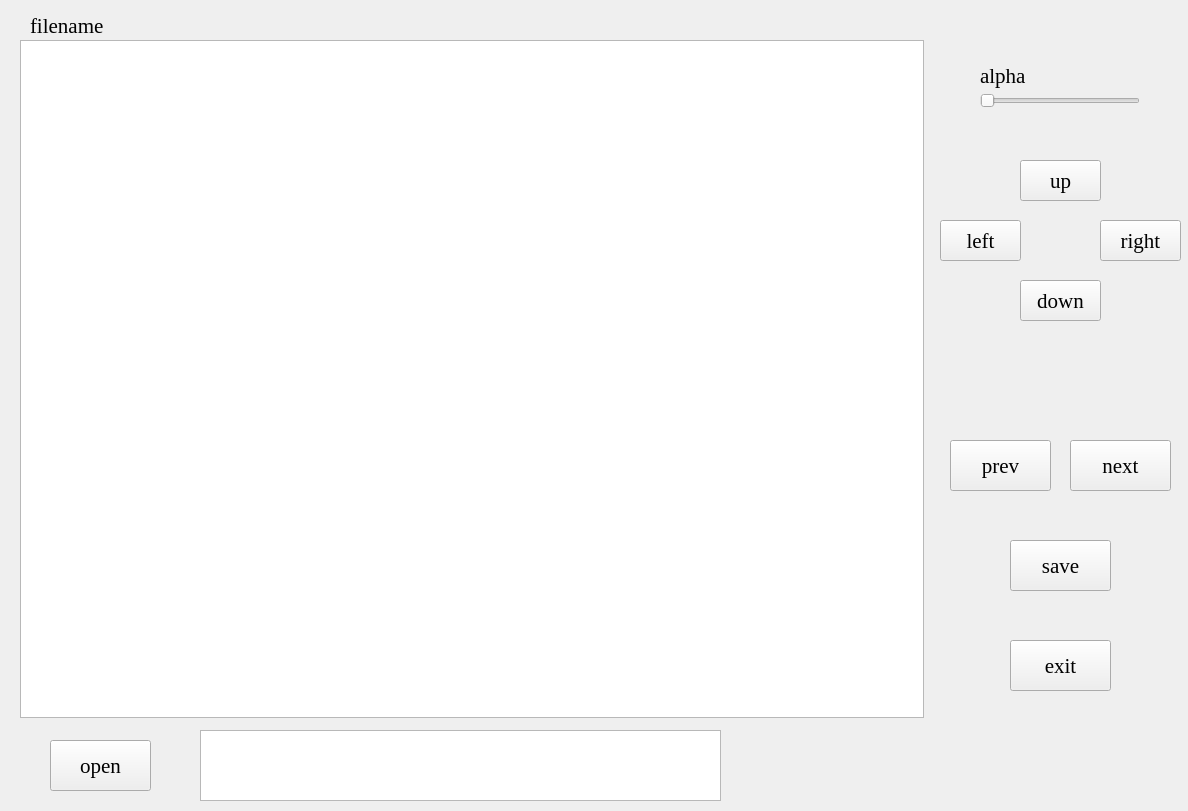
<?xml version="1.0" encoding="UTF-8"?>
<ui version="4.0">
 <class>Form</class>
 <widget class="QWidget" name="Form">
  <property name="geometry">
   <rect>
    <x>0</x>
    <y>0</y>
    <width>1188</width>
    <height>811</height>
   </rect>
  </property>
  <property name="windowTitle">
   <string>Form</string>
  </property>
  <widget class="QGraphicsView" name="graphicsView">
   <property name="geometry">
    <rect>
     <x>20</x>
     <y>40</y>
     <width>904</width>
     <height>678</height>
    </rect>
   </property>
  </widget>
  <widget class="QTextBrowser" name="textBrowser">
   <property name="geometry">
    <rect>
     <x>200</x>
     <y>730</y>
     <width>521</width>
     <height>71</height>
    </rect>
   </property>
  </widget>
  <widget class="QPushButton" name="pushButton">
   <property name="geometry">
    <rect>
     <x>1020</x>
     <y>160</y>
     <width>81</width>
     <height>41</height>
    </rect>
   </property>
   <property name="font">
    <font>
     <family>Times New Roman</family>
     <pointsize>16</pointsize>
    </font>
   </property>
   <property name="text">
    <string>up</string>
   </property>
  </widget>
  <widget class="QPushButton" name="pushButton_2">
   <property name="geometry">
    <rect>
     <x>1020</x>
     <y>280</y>
     <width>81</width>
     <height>41</height>
    </rect>
   </property>
   <property name="font">
    <font>
     <family>Times New Roman</family>
     <pointsize>16</pointsize>
    </font>
   </property>
   <property name="text">
    <string>down</string>
   </property>
  </widget>
  <widget class="QPushButton" name="pushButton_3">
   <property name="geometry">
    <rect>
     <x>940</x>
     <y>220</y>
     <width>81</width>
     <height>41</height>
    </rect>
   </property>
   <property name="font">
    <font>
     <family>Times New Roman</family>
     <pointsize>16</pointsize>
    </font>
   </property>
   <property name="text">
    <string>left</string>
   </property>
  </widget>
  <widget class="QPushButton" name="pushButton_4">
   <property name="geometry">
    <rect>
     <x>1100</x>
     <y>220</y>
     <width>81</width>
     <height>41</height>
    </rect>
   </property>
   <property name="font">
    <font>
     <family>Times New Roman</family>
     <pointsize>16</pointsize>
    </font>
   </property>
   <property name="text">
    <string>right</string>
   </property>
  </widget>
  <widget class="QPushButton" name="pushButton_5">
   <property name="geometry">
    <rect>
     <x>950</x>
     <y>440</y>
     <width>101</width>
     <height>51</height>
    </rect>
   </property>
   <property name="font">
    <font>
     <family>Times New Roman</family>
     <pointsize>16</pointsize>
    </font>
   </property>
   <property name="text">
    <string>prev</string>
   </property>
  </widget>
  <widget class="QPushButton" name="pushButton_6">
   <property name="geometry">
    <rect>
     <x>1070</x>
     <y>440</y>
     <width>101</width>
     <height>51</height>
    </rect>
   </property>
   <property name="font">
    <font>
     <family>Times New Roman</family>
     <pointsize>16</pointsize>
    </font>
   </property>
   <property name="text">
    <string>next</string>
   </property>
  </widget>
  <widget class="QPushButton" name="pushButton_7">
   <property name="geometry">
    <rect>
     <x>1010</x>
     <y>540</y>
     <width>101</width>
     <height>51</height>
    </rect>
   </property>
   <property name="font">
    <font>
     <family>Times New Roman</family>
     <pointsize>16</pointsize>
    </font>
   </property>
   <property name="text">
    <string>save</string>
   </property>
  </widget>
  <widget class="QPushButton" name="pushButton_8">
   <property name="geometry">
    <rect>
     <x>1010</x>
     <y>640</y>
     <width>101</width>
     <height>51</height>
    </rect>
   </property>
   <property name="font">
    <font>
     <family>Times New Roman</family>
     <pointsize>16</pointsize>
    </font>
   </property>
   <property name="text">
    <string>exit</string>
   </property>
  </widget>
  <widget class="QLabel" name="label">
   <property name="geometry">
    <rect>
     <x>30</x>
     <y>15</y>
     <width>771</width>
     <height>21</height>
    </rect>
   </property>
   <property name="font">
    <font>
     <family>Times New Roman</family>
     <pointsize>16</pointsize>
    </font>
   </property>
   <property name="text">
    <string>filename</string>
   </property>
  </widget>
  <widget class="QSlider" name="horizontalSlider">
   <property name="geometry">
    <rect>
     <x>980</x>
     <y>90</y>
     <width>160</width>
     <height>22</height>
    </rect>
   </property>
   <property name="orientation">
    <enum>Qt::Horizontal</enum>
   </property>
  </widget>
  <widget class="QLabel" name="label_2">
   <property name="geometry">
    <rect>
     <x>980</x>
     <y>60</y>
     <width>81</width>
     <height>31</height>
    </rect>
   </property>
   <property name="font">
    <font>
     <family>Times New Roman</family>
     <pointsize>16</pointsize>
    </font>
   </property>
   <property name="text">
    <string>alpha</string>
   </property>
  </widget>
  <widget class="QPushButton" name="pushButton_9">
   <property name="geometry">
    <rect>
     <x>50</x>
     <y>740</y>
     <width>101</width>
     <height>51</height>
    </rect>
   </property>
   <property name="font">
    <font>
     <family>Times New Roman</family>
     <pointsize>16</pointsize>
    </font>
   </property>
   <property name="text">
    <string>open</string>
   </property>
  </widget>
 </widget>
 <resources/>
 <connections/>
</ui>
